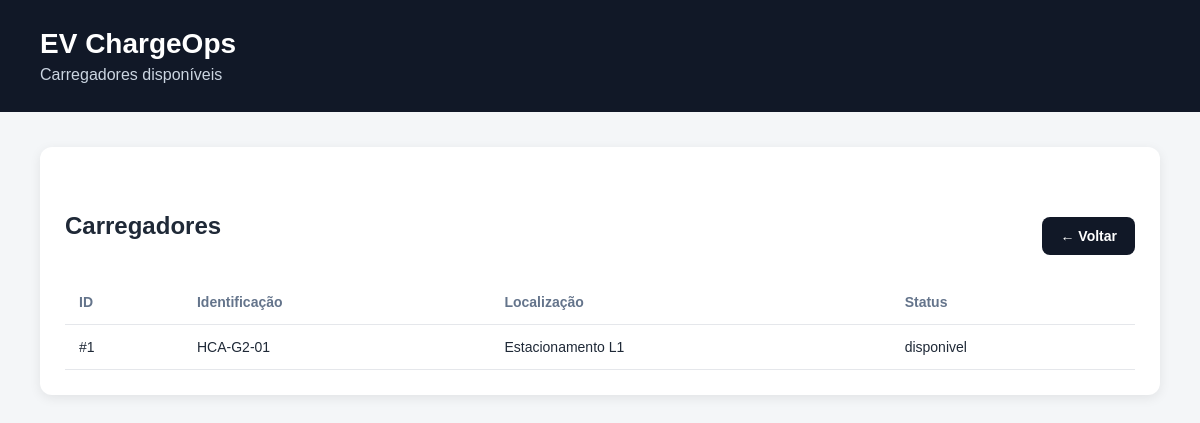
Page /carregadores on the committed database.
### tables this page shows
CREATE TABLE carregadores (
        id INTEGER PRIMARY KEY AUTOINCREMENT,
        identificacao TEXT NOT NULL UNIQUE,
        localizacao TEXT NOT NULL,
        status TEXT NOT NULL DEFAULT 'disponivel'
    );

### app/routes/chargers.py (the view)
@chargers_bp.route("/carregadores")
def carregadores():
    conexao = sqlite3.connect(DATABASE_PATH)
    carregadores = conexao.execute(
        """
        SELECT
            id,
            identificacao,
            localizacao,
            status
        FROM carregadores
        ORDER BY identificacao
        """
    ).fetchall()
    conexao.close()
    return render_template(
        "chargers.html",
        carregadores=carregadores
    )

### app/templates/chargers.html (shortened to what this page needs)
<!DOCTYPE html>
<html lang="pt-BR">
<head>
    <link rel="stylesheet" href="{{ url_for('static', filename='css/style.css') }}">
</head>
<body>
    <header>
        <h1>EV ChargeOps</h1>
        <p>Carregadores disponíveis</p>
    </header>
    <main>
        <section class="tabela">
            <div class="tabela-header">
                <h2>Carregadores</h2>
                <a href="{{ url_for('dashboard.dashboard') }}" class="botao">
                    ← Voltar
                </a>
            </div>
            <table>
                <thead>
                    <tr>
                        <th>ID</th>
                        <th>Identificação</th>
                        <th>Localização</th>
                        <th>Status</th>
                    </tr>
                </thead>
                <tbody>
                    {% for carregador in carregadores %}
                    <tr>
                        <td>#{{ carregador[0] }}</td>
                        <td>{{ carregador[1] }}</td>
                        <td>{{ carregador[2] }}</td>
                        <td>{{ carregador[3] }}</td>
                    </tr>
                    {% endfor %}
                </tbody>
            </table>
        </section>
    </main>
</body>
</html>

### static/css/style.css (style rules this page uses)
* { box-sizing: border-box; margin: 0; padding: 0; }
body { font-family: Arial, sans-serif; background: #f4f6f8; color: #1f2937; }
header { background: #111827; color: white; padding: 28px 40px; }
header h1 { font-size: 28px; margin-bottom: 6px; }
header p { color: #cbd5e1; }
main { padding: 35px 40px; max-width: 1300px; margin: auto; }
.tabela { background: white; padding: 25px; border-radius: 12px; box-shadow: 0 3px 12px rgba(0, 0, 0, 0.08); }
.tabela h2 { margin-bottom: 20px; }
table { width: 100%; border-collapse: collapse; }
th, td { padding: 14px; text-align: left; border-bottom: 1px solid #e5e7eb; }
th { color: #64748b; font-size: 14px; }
td { font-size: 14px; }
.tabela-header { margin-top: 40px; display: flex; justify-content: space-between; align-items: center; margin-bottom: 20px; }
.botao { display: inline-block; background: #111827; color: white; text-decoration: none; padding: 11px 18px; border-radius: 8px; font-size: 14px; font-weight: bold; }

### rows in the picture
carregadores: id "1", identificacao "HCA-G2-01", localizacao "Estacionamento L1", status "disponivel"
